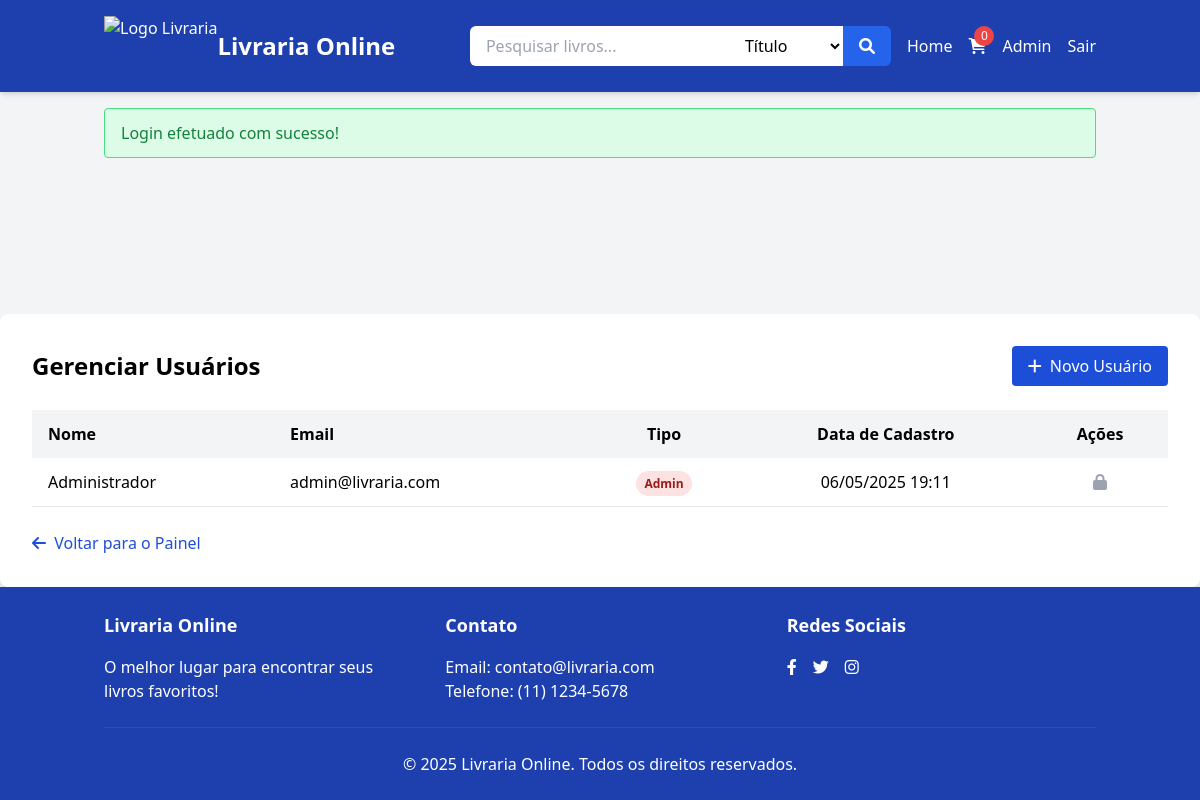
The app's page /Notes/Livraria/admin/usuarios.php (signed in) with its own data.
### tables this page shows
CREATE TABLE IF NOT EXISTS usuarios (
    id INT AUTO_INCREMENT PRIMARY KEY,
    nome VARCHAR(100) NOT NULL,
    email VARCHAR(100) NOT NULL UNIQUE,
    senha VARCHAR(255) NOT NULL,
    admin TINYINT(1) DEFAULT 0,
    data_cadastro TIMESTAMP DEFAULT CURRENT_TIMESTAMP
);

### Notes/Livraria/admin/usuarios.php (the view, shortened to what this page needs)
<?php
require_once '../header.php';
$sql = "SELECT * FROM usuarios ORDER BY nome";
$result = mysqli_query($conn, $sql);
$usuarios = array();
if (mysqli_num_rows($result) > 0) {
    while ($row = mysqli_fetch_assoc($result)) {
        $usuarios[] = $row;
    }
}
?>
<div class="bg-white rounded-lg shadow-md overflow-hidden">
    <div class="p-6 md:p-8">
        <div class="flex justify-between items-center mb-6">
            <h1 class="text-2xl font-bold">Gerenciar Usuários</h1>
            <a href="usuario_form.php" class="bg-blue-700 text-white px-4 py-2 rounded hover:bg-blue-800">
                <i class="fas fa-plus mr-1"></i> Novo Usuário
            </a>
        </div>
        <?php if (empty($usuarios)): ?>
            <p class="text-center py-4">Nenhum usuário cadastrado.</p>
        <?php else: ?>
            <div class="overflow-x-auto">
                <table class="w-full">
                    <thead class="bg-gray-100">
                        <tr>
                            <th class="py-3 px-4 text-left">Nome</th>
                            <th class="py-3 px-4 text-left">Email</th>
                            <th class="py-3 px-4 text-center">Tipo</th>
                            <th class="py-3 px-4 text-center">Data de Cadastro</th>
                            <th class="py-3 px-4 text-center">Ações</th>
                        </tr>
                    </thead>
                    <tbody>
                        <?php foreach ($usuarios as $usuario): ?>
                            <tr class="border-b">
                                <td class="py-3 px-4"><?php echo htmlspecialchars($usuario['nome']); ?></td>
                                <td class="py-3 px-4"><?php echo htmlspecialchars($usuario['email']); ?></td>
                                <td class="py-3 px-4 text-center">
                                    <?php if ($usuario['admin'] == 1): ?>
                                        <span class="bg-red-100 text-red-800 px-2 py-1 rounded-full text-xs font-semibold">Admin</span>
                                    <?php else: ?>
                                        <span class="bg-blue-100 text-blue-800 px-2 py-1 rounded-full text-xs font-semibold">Usuário</span>
                                    <?php endif; ?>
                                </td>
                                <td class="py-3 px-4 text-center">
                                    <?php echo date('d/m/Y H:i', strtotime($usuario['data_cadastro'])); ?>
                                </td>
                                <td class="py-3 px-4 text-center">
                                    <?php if ($usuario['id'] != $_SESSION['user_id']): ?>
                                        <?php if ($usuario['admin'] == 0): ?>
                                            <a href="usuarios.php?tornar_admin=<?php echo $usuario['id']; ?>&tipo=1"
                                               class="text-green-600 hover:text-green-800 mx-1" title="Tornar Administrador">
                                                <i class="fas fa-user-shield"></i>
                                            </a>
                                        <?php else: ?>
                                            <a href="usuarios.php?tornar_admin=<?php echo $usuario['id']; ?>&tipo=0"
                                               class="text-yellow-600 hover:text-yellow-800 mx-1" title="Tornar Usuário Normal">
                                                <i class="fas fa-user"></i>
                                            </a>
                                        <?php endif; ?>
                                        <a href="javascript:void(0);"
                                           onclick="confirmarExclusao(<?php echo $usuario['id']; ?>)"
                                           class="text-red-600 hover:text-red-800 mx-1" title="Excluir Usuário">
                                            <i class="fas fa-trash"></i>
                                        </a>
                                    <?php else: ?>
                                        <span class="text-gray-400" title="Não é possível editar sua própria conta aqui">
                                            <i class="fas fa-lock"></i>
                                        </span>
                                    <?php endif; ?>
                                </td>
                            </tr>
                        <?php endforeach; ?>
                    </tbody>
                </table>
            </div>
        <?php endif; ?>
        <div class="mt-6">
            <a href="index.php" class="text-blue-700 hover:text-blue-900">
                <i class="fas fa-arrow-left mr-1"></i> Voltar para o Painel
            </a>
        </div>
    </div>
</div>
<?php require_once '../footer.php'; ?>

### records on screen
usuarios: nome "Administrador", email "admin@livraria.com", admin "Admin", data_cadastro "06/05/2025 19:11"

### other values on screen
count($itens) "0"
$_SESSION['message'] "Login efetuado com sucesso!"
